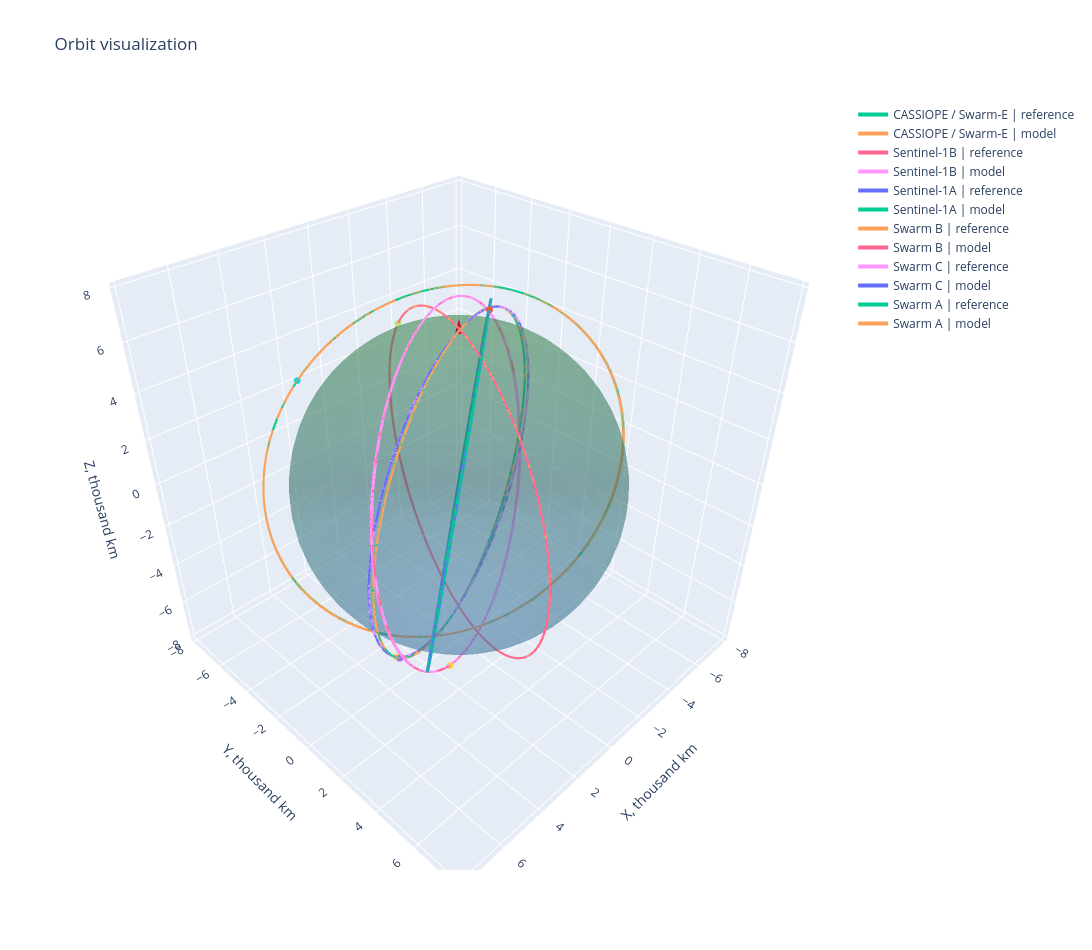

Write notebook code for a chart like this one.
### Code cell
fig3d = build_orbit_figure(states=tracks_eci, names=names_3d, show_earth=True)
fig3d.show()

### Figure 1 — Plotly figure (JSON) as saved in the notebook; plotly's stock layout.template omitted (floating-point values rounded to 4 significant figures; data arrays with more than 128 entries replaced by an {"elided": "..."} marker saying what was removed)
{"data": [{"colorscale": [[0, "rgb(68,120,180)"], [1, "rgb(60,145,75)"]], "hoverinfo": "skip", "name": "Earth", "opacity": 0.35, "showscale": false, "type": "surface", "x": {"elided": "60x30 float values"}, "y": {"elided": "60x30 float values"}, "z": {"elided": "60x30 float values"}}, {"colorscale": [[0, "crimson"], [1, "crimson"]], "name": "North pole", "showscale": false, "sizemode": "absolute", "sizeref": 0.5103, "type": "cone", "u": [0], "v": [0], "w": [2.232], "x": [0], "y": [0], "z": [6.506]}, {"line": {"width": 4}, "mode": "lines", "name": "CASSIOPE / Swarm-E | reference", "type": "scatter3d", "x": {"elided": "721 float values"}, "y": {"elided": "721 float values"}, "z": {"elided": "721 float values"}}, {"marker": {"size": 4}, "mode": "markers", "name": "CASSIOPE / Swarm-E | reference (current)", "showlegend": false, "type": "scatter3d", "x": [4.688], "y": [-3.074], "z": [5.148]}, {"line": {"width": 4}, "mode": "lines", "name": "CASSIOPE / Swarm-E | model", "type": "scatter3d", "x": {"elided": "721 float values"}, "y": {"elided": "721 float values"}, "z": {"elided": "721 float values"}}, {"marker": {"size": 4}, "mode": "markers", "name": "CASSIOPE / Swarm-E | model (current)", "showlegend": false, "type": "scatter3d", "x": [4.689], "y": [-3.074], "z": [5.147]}, {"line": {"width": 4}, "mode": "lines", "name": "Sentinel-1B | reference", "type": "scatter3d", "x": {"elided": "721 float values"}, "y": {"elided": "721 float values"}, "z": {"elided": "721 float values"}}, {"marker": {"size": 4}, "mode": "markers", "name": "Sentinel-1B | reference (current)", "showlegend": false, "type": "scatter3d", "x": [2.678], "y": [2.17], "z": [-6.186]}, {"line": {"width": 4}, "mode": "lines", "name": "Sentinel-1B | model", "type": "scatter3d", "x": {"elided": "721 float values"}, "y": {"elided": "721 float values"}, "z": {"elided": "721 float values"}}, {"marker": {"size": 4}, "mode": "markers", "name": "Sentinel-1B | model (current)", "showlegend": false, "type": "scatter3d", "x": [2.68], "y": [2.171], "z": [-6.185]}, {"line": {"width": 4}, "mode": "lines", "name": "Sentinel-1A | reference", "type": "scatter3d", "x": {"elided": "721 float values"}, "y": {"elided": "721 float values"}, "z": {"elided": "721 float values"}}, {"marker": {"size": 4}, "mode": "markers", "name": "Sentinel-1A | reference (current)", "showlegend": false, "type": "scatter3d", "x": [-1.133], "y": [0.3462], "z": [6.966]}, {"line": {"width": 4}, "mode": "lines", "name": "Sentinel-1A | model", "type": "scatter3d", "x": {"elided": "721 float values"}, "y": {"elided": "721 float values"}, "z": {"elided": "721 float values"}}, {"marker": {"size": 4}, "mode": "markers", "name": "Sentinel-1A | model (current)", "showlegend": false, "type": "scatter3d", "x": [-1.134], "y": [0.3452], "z": [6.965]}, {"line": {"width": 4}, "mode": "lines", "name": "Swarm B | reference", "type": "scatter3d", "x": {"elided": "721 float values"}, "y": {"elided": "721 float values"}, "z": {"elided": "721 float values"}}, {"marker": {"size": 4}, "mode": "markers", "name": "Swarm B | reference (current)", "showlegend": false, "type": "scatter3d", "x": [-1.549], "y": [-4.93], "z": [4.547]}, {"line": {"width": 4}, "mode": "lines", "name": "Swarm B | model", "type": "scatter3d", "x": {"elided": "721 float values"}, "y": {"elided": "721 float values"}, "z": {"elided": "721 float values"}}, {"marker": {"size": 4}, "mode": "markers", "name": "Swarm B | model (current)", "showlegend": false, "type": "scatter3d", "x": [-1.549], "y": [-4.928], "z": [4.549]}, {"line": {"width": 4}, "mode": "lines", "name": "Swarm C | reference", "type": "scatter3d", "x": {"elided": "721 float values"}, "y": {"elided": "721 float values"}, "z": {"elided": "721 float values"}}, {"marker": {"size": 4}, "mode": "markers", "name": "Swarm C | reference (current)", "showlegend": false, "type": "scatter3d", "x": [4.726], "y": [1.434], "z": [-4.765]}, {"line": {"width": 4}, "mode": "lines", "name": "Swarm C | model", "type": "scatter3d", "x": {"elided": "721 float values"}, "y": {"elided": "721 float values"}, "z": {"elided": "721 float values"}}, {"marker": {"size": 4}, "mode": "markers", "name": "Swarm C | model (current)", "showlegend": false, "type": "scatter3d", "x": [4.721], "y": [1.432], "z": [-4.77]}, {"line": {"width": 4}, "mode": "lines", "name": "Swarm A | reference", "type": "scatter3d", "x": {"elided": "721 float values"}, "y": {"elided": "721 float values"}, "z": {"elided": "721 float values"}}, {"marker": {"size": 4}, "mode": "markers", "name": "Swarm A | reference (current)", "showlegend": false, "type": "scatter3d", "x": [4.659], "y": [1.536], "z": [-4.8]}, {"line": {"width": 4}, "mode": "lines", "name": "Swarm A | model", "type": "scatter3d", "x": {"elided": "721 float values"}, "y": {"elided": "721 float values"}, "z": {"elided": "721 float values"}}, {"marker": {"size": 4}, "mode": "markers", "name": "Swarm A | model (current)", "showlegend": false, "type": "scatter3d", "x": [4.654], "y": [1.534], "z": [-4.805]}], "layout": {"height": 950, "scene": {"aspectmode": "cube", "xaxis": {"range": [-8.181, 8.181], "title": {"text": "X, thousand km"}}, "yaxis": {"range": [-8.181, 8.181], "title": {"text": "Y, thousand km"}}, "zaxis": {"range": [-8.181, 8.181], "title": {"text": "Z, thousand km"}}}, "title": {"text": "Orbit visualization"}, "width": 1100}}
